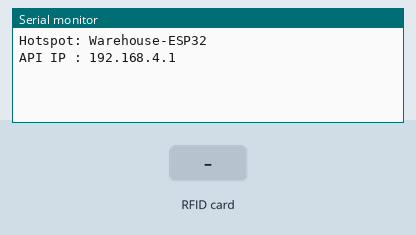
Simulated run of this sketch. Board: ESP32. Parts: the last lines printed to the serial monitor. Inputs (shaded band) come from the test bench.

Above: at 1.2 s.
1.3 s: RFID card 12 34 56 78 held to the reader
At 2.3 s:
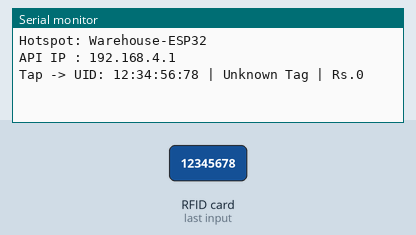
2.8 s: RFID card AA BB CC DD held to the reader
At 3.9 s:
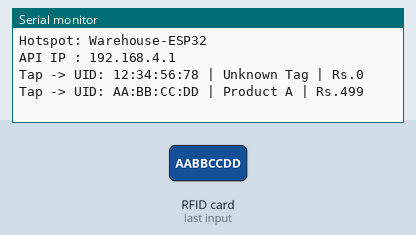
4.3 s: RFID card 11 22 33 44 held to the reader
At 5.5 s:
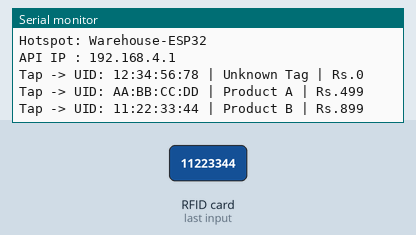
5.8 s: RFID card 5E 7A 19 C4 held to the reader
At 7.3 s:
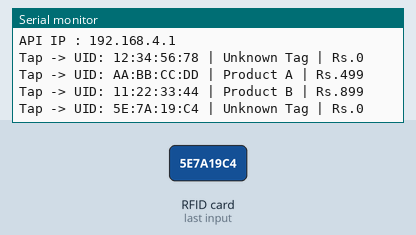

Measured:
- after the input at 1.3 s, the serial monitor: prints a new line at once (image 1)
- after the input at 2.8 s, the serial monitor: prints a new line at once (image 2)
- after the input at 4.3 s, the serial monitor: prints a new line at once (image 3)
- after the input at 5.8 s, the serial monitor: prints a new line at once (image 4)

The sketch:

warehouse_esp32.ino
```cpp
/*
  ESP32 + RC522 RFID  ->  Warehouse Dashboard
  The ESP32 creates its own Wi-Fi network (Access Point).
  Connect your laptop to it, then open dashboard.html.

  Library needed (Arduino IDE -> Library Manager):  "MFRC522" by GithubCommunity

  Wiring (RC522 -> ESP32):
    SDA(SS) -> GPIO 5
    SCK     -> GPIO 18
    MOSI    -> GPIO 23
    MISO    -> GPIO 19
    RST     -> GPIO 22
    GND     -> GND
    3.3V    -> 3V3   (NOT 5V!)
*/

#include <WiFi.h>
#include <WebServer.h>
#include <SPI.h>
#include <MFRC522.h>

// ---------- Wi-Fi hotspot created by the ESP32 ----------
const char* AP_SSID = "Warehouse-ESP32";
const char* AP_PASS = "12345678";          // min 8 characters

// ---------- RFID pins ----------
#define SS_PIN  5
#define RST_PIN 22
MFRC522 rfid(SS_PIN, RST_PIN);

// ---------- Your products ----------
// Tap each tag once, read its UID in the Serial Monitor (115200 baud),
// then paste the UIDs below.
struct Product {
  const char* uid;
  const char* name;
  int price;
};

Product products[] = {
  {"AA:BB:CC:DD", "Product A", 499},   // <-- replace with tag 1 UID
  {"11:22:33:44", "Product B", 899},   // <-- replace with tag 2 UID
};
const int PRODUCT_COUNT = sizeof(products) / sizeof(products[0]);

// ---------- Scan log (kept in memory) ----------
struct Scan {
  unsigned long id;
  String uid;
  String name;
  int price;
  unsigned long ms;
};

const int MAX_SCANS = 50;
Scan scans[MAX_SCANS];
int scanCount = 0;
unsigned long nextId = 1;

WebServer server(80);

void addCors() {
  server.sendHeader("Access-Control-Allow-Origin", "*");
}

void handleScans() {
  addCors();
  unsigned long since = server.hasArg("since") ? server.arg("since").toInt() : 0;
  String json = "{\"uptime\":" + String(millis()) + ",\"scans\":[";
  bool first = true;
  for (int i = 0; i < scanCount; i++) {
    if (scans[i].id <= since) continue;
    if (!first) json += ",";
    first = false;
    json += "{\"id\":" + String(scans[i].id) +
            ",\"uid\":\"" + scans[i].uid + "\"" +
            ",\"name\":\"" + scans[i].name + "\"" +
            ",\"price\":" + String(scans[i].price) +
            ",\"ms\":" + String(scans[i].ms) + "}";
  }
  json += "]}";
  server.send(200, "application/json", json);
}

void handleClear() {
  addCors();
  scanCount = 0;
  server.send(200, "application/json", "{\"ok\":true}");
}

void handleRoot() {
  addCors();
  server.send(200, "text/plain", "ESP32 Warehouse API is running. Open dashboard.html on your laptop.");
}

String uidToString(MFRC522::Uid &uid) {
  String s = "";
  for (byte i = 0; i < uid.size; i++) {
    if (i) s += ":";
    if (uid.uidByte[i] < 0x10) s += "0";
    s += String(uid.uidByte[i], HEX);
  }
  s.toUpperCase();
  return s;
}

void addScan(const String& uid, const String& name, int price) {
  if (scanCount == MAX_SCANS) {                // drop oldest
    for (int i = 1; i < MAX_SCANS; i++) scans[i - 1] = scans[i];
    scanCount--;
  }
  scans[scanCount++] = {nextId++, uid, name, price, millis()};
}

void setup() {
  Serial.begin(115200);
  SPI.begin();
  rfid.PCD_Init();

  WiFi.mode(WIFI_AP);
  WiFi.softAP(AP_SSID, AP_PASS);
  Serial.println();
  Serial.print("Hotspot: "); Serial.println(AP_SSID);
  Serial.print("API IP : "); Serial.println(WiFi.softAPIP());   // usually 192.168.4.1

  server.on("/", handleRoot);
  server.on("/api/scans", handleScans);
  server.on("/api/clear", handleClear);
  server.begin();
}

void loop() {
  server.handleClient();

  if (!rfid.PICC_IsNewCardPresent() || !rfid.PICC_ReadCardSerial()) return;

  String uid = uidToString(rfid.uid);
  String name = "Unknown Tag";
  int price = 0;

  for (int i = 0; i < PRODUCT_COUNT; i++) {
    if (uid == products[i].uid) {
      name = products[i].name;
      price = products[i].price;
      break;
    }
  }

  addScan(uid, name, price);
  Serial.printf("Tap -> UID: %s | %s | Rs.%d\n", uid.c_str(), name.c_str(), price);

  rfid.PICC_HaltA();
  rfid.PCD_StopCrypto1();
  delay(600);                                  // debounce so one tap = one scan
}
```
